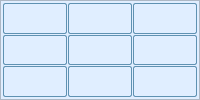
       <widget class="QFrame" name="frameA2">
        <property name="sizePolicy">
         <sizepolicy hsizetype="Expanding" vsizetype="Expanding">
          <horstretch>0</horstretch>
          <verstretch>0</verstretch>
         </sizepolicy>
        </property>
        <property name="styleSheet">
         <string notr="true">QFrame {background-color: rgb(224, 238, 255);}</string>
        </property>
        <property name="frameShape">
         <enum>QFrame::StyledPanel</enum>
        </property>
        <property name="frameShadow">
         <enum>QFrame::Raised</enum>
        </property>
        <layout class="QGridLayout" name="gridLayout_3">
         <property name="leftMargin">
          <number>2</number>
         </property>
         <property name="topMargin">
          <number>2</number>
         </property>
         <property name="rightMargin">
          <number>2</number>
         </property>
         <property name="bottomMargin">
          <number>2</number>
         </property>
         <property name="spacing">
          <number>1</number>
         </property>
         <item row="0" column="0">
          <widget class="GridLabel" name="grid03">
           <property name="styleSheet">
            <string notr="true">QLabel {border-radius:2px; border:1px solid #5F92B2;}</string>
           </property>
           <property name="text">
            <string/>
           </property>
           <property name="textFormat">
            <enum>Qt::RichText</enum>
           </property>
           <property name="alignment">
            <set>Qt::AlignCenter</set>
           </property>
          </widget>
         </item>
         <item row="0" column="1">
          <widget class="GridLabel" name="grid04">
           <property name="styleSheet">
            <string notr="true">QLabel {border-radius:2px; border:1px solid #5F92B2;}</string>
           </property>
           <property name="text">
            <string/>
           </property>
           <property name="alignment">
            <set>Qt::AlignCenter</set>
           </property>
          </widget>
         </item>
         <item row="0" column="2">
          <widget class="GridLabel" name="grid05">
           <property name="styleSheet">
            <string notr="true">QLabel {border-radius:2px; border:1px solid #5F92B2;}</string>
           </property>
           <property name="text">
            <string/>
           </property>
           <property name="alignment">
            <set>Qt::AlignCenter</set>
           </property>
          </widget>
         </item>
         <item row="1" column="0">
          <widget class="GridLabel" name="grid13">
           <property name="styleSheet">
            <string notr="true">QLabel {border-radius:2px; border:1px solid #5F92B2;}</string>
           </property>
           <property name="text">
            <string/>
           </property>
           <property name="alignment">
            <set>Qt::AlignCenter</set>
           </property>
          </widget>
         </item>
         <item row="1" column="1">
          <widget class="GridLabel" name="grid14">
           <property name="styleSheet">
            <string notr="true">QLabel {border-radius:2px; border:1px solid #5F92B2;}</string>
           </property>
           <property name="alignment">
            <set>Qt::AlignCenter</set>
           </property>
          </widget>
         </item>
         <item row="1" column="2">
          <widget class="GridLabel" name="grid15">
           <property name="styleSheet">
            <string notr="true">QLabel {border-radius:2px; border:1px solid #5F92B2;}</string>
           </property>
           <property name="text">
            <string/>
           </property>
           <property name="alignment">
            <set>Qt::AlignCenter</set>
           </property>
          </widget>
         </item>
         <item row="2" column="0">
          <widget class="GridLabel" name="grid23">
           <property name="styleSheet">
            <string notr="true">QLabel {border-radius:2px; border:1px solid #5F92B2;}</string>
           </property>
           <property name="alignment">
            <set>Qt::AlignCenter</set>
           </property>
          </widget>
         </item>
         <item row="2" column="1">
          <widget class="GridLabel" name="grid24">
           <property name="styleSheet">
            <string notr="true">QLabel {border-radius:2px; border:1px solid #5F92B2;}</string>
           </property>
           <property name="alignment">
            <set>Qt::AlignCenter</set>
           </property>
          </widget>
         </item>
         <item row="2" column="2">
          <widget class="GridLabel" name="grid25">
           <property name="styleSheet">
            <string notr="true">QLabel {border-radius:2px; border:1px solid #5F92B2;}</string>
           </property>
           <property name="text">
            <string/>
           </property>
           <property name="alignment">
            <set>Qt::AlignCenter</set>
           </property>
          </widget>
         </item>
        </layout>
       </widget>
